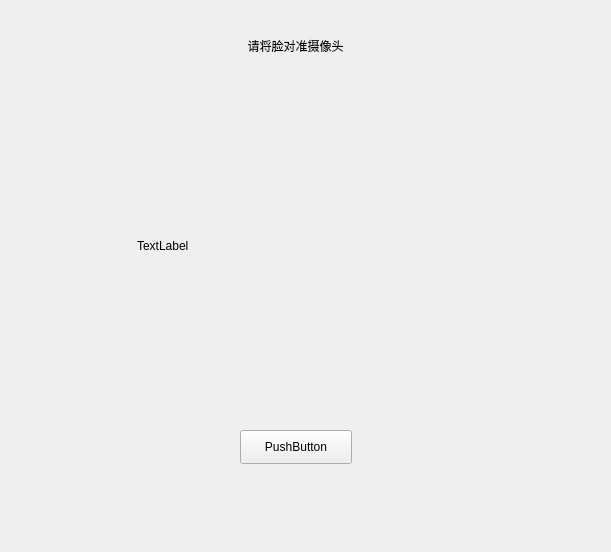
<?xml version="1.0" encoding="UTF-8"?>
<ui version="4.0">
 <class>Form</class>
 <widget class="QWidget" name="Form">
  <property name="geometry">
   <rect>
    <x>0</x>
    <y>0</y>
    <width>611</width>
    <height>552</height>
   </rect>
  </property>
  <property name="windowTitle">
   <string>Form</string>
  </property>
  <widget class="QLabel" name="label">
   <property name="geometry">
    <rect>
     <x>160</x>
     <y>20</y>
     <width>271</width>
     <height>51</height>
    </rect>
   </property>
   <property name="text">
    <string>请将脸对准摄像头</string>
   </property>
   <property name="alignment">
    <set>Qt::AlignCenter</set>
   </property>
  </widget>
  <widget class="QLabel" name="label_img">
   <property name="geometry">
    <rect>
     <x>137</x>
     <y>120</y>
     <width>361</width>
     <height>251</height>
    </rect>
   </property>
   <property name="text">
    <string>TextLabel</string>
   </property>
  </widget>
  <widget class="QPushButton" name="pushButton">
   <property name="geometry">
    <rect>
     <x>240</x>
     <y>430</y>
     <width>112</width>
     <height>34</height>
    </rect>
   </property>
   <property name="text">
    <string>PushButton</string>
   </property>
  </widget>
 </widget>
 <resources/>
 <connections>
  <connection>
   <sender>pushButton</sender>
   <signal>clicked()</signal>
   <receiver>Form</receiver>
   <slot>showCamera()</slot>
   <hints>
    <hint type="sourcelabel">
     <x>302</x>
     <y>444</y>
    </hint>
    <hint type="destinationlabel">
     <x>371</x>
     <y>502</y>
    </hint>
   </hints>
  </connection>
 </connections>
 <slots>
  <slot>showCamera()</slot>
 </slots>
</ui>
